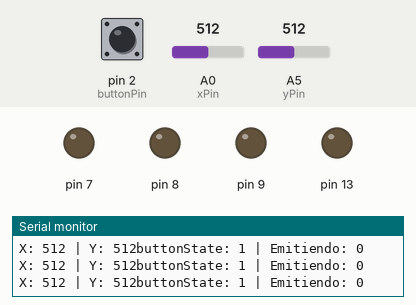
The sketch below on a simulated Arduino Uno, built with avr-gcc and run on an emulated ATmega328P. Parts: output pins drawn as LEDs (lit = HIGH), the last lines printed to the serial monitor. Inputs (shaded band) come from the test bench; at power-on: A0 (xPin) = 512, pin 2 (buttonPin) HIGH, A5 (yPin) = 512. No radio packets arrive unless stated.

Above: at 1.2 s.
1.3 s: A0 (xPin) set to 309
4.3 s: A0 (xPin) set to 290
At 5.4 s:
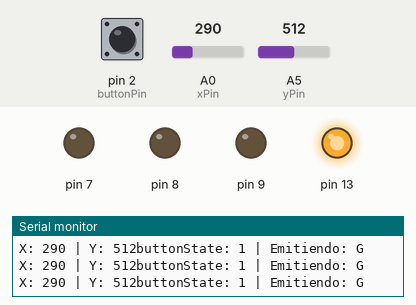
Timing chart, 0 to 7.3 s (numbered marks = the images above; inputs shaded):
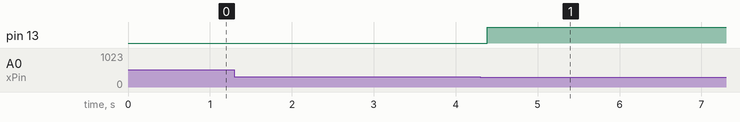

The sketch:

mando.ino
```cpp
#include <VirtualWire.h>
// Incluimos esta biblioteca para los módulos de RF

boolean running = true;
char *controller;
int xPin = A0;
int yPin = A5;
int buttonPin = 2;

int xPosition = 0;
int yPosition = 0;
int buttonState = 1;


void setup() {
  Serial.begin(9600);
  pinMode(xPin, INPUT);
  pinMode(yPin, INPUT);
  pinMode(13,OUTPUT);
  pinMode(buttonPin, INPUT_PULLUP);
  pinMode(8,OUTPUT);
  pinMode(9,OUTPUT);
  pinMode(7,OUTPUT);

  vw_set_ptt_inverted(true); //
  vw_set_tx_pin(12);
  vw_setup(4000);// speed of data transfer Kbps
}

void loop(){
  xPosition = analogRead(xPin);
  yPosition = analogRead(yPin);
  buttonState = digitalRead(buttonPin);

  Serial.print("X: ");
  Serial.print(xPosition);
  Serial.print(" | Y: ");
  Serial.print(yPosition);
  Serial.print("buttonState: ");
  Serial.print(buttonState);
  Serial.print(" | Emitiendo: ");
  Serial.println(controller);

  if ( xPosition >= 800 && yPosition >= 800 )
  {
    controller="D"  ;
    vw_send((uint8_t *)controller, strlen(controller));
    vw_wait_tx(); // Wait until the whole message is gone
    digitalWrite(13,1);
  }
  else  if ( xPosition >= 800 && yPosition >= 300)
  {
    controller="C"  ;
    vw_send((uint8_t *)controller, strlen(controller));
    vw_wait_tx(); // Wait until the whole message is gone
    digitalWrite(13,1);
  }
  else  if ( xPosition >= 300 && yPosition >= 800)
  {
    controller="E"  ;
    vw_send((uint8_t *)controller, strlen(controller));
    vw_wait_tx(); // Wait until the whole message is gone
    digitalWrite(13,1);
  }

  else  if ( xPosition >= 800 && yPosition <= 300)
  {
    controller="B"  ;
    vw_send((uint8_t *)controller, strlen(controller));
    vw_wait_tx(); // Wait until the whole message is gone
    digitalWrite(13,1);
  }
  else  if ( xPosition >= 300 && yPosition <= 100)
  {
    controller="A"  ;
    vw_send((uint8_t *)controller, strlen(controller));
    vw_wait_tx(); // Wait until the whole message is gone
    digitalWrite(13,1);
  }

  else  if ( xPosition >= 300 && yPosition <= 250)
  {
    controller="3"  ;
    vw_send((uint8_t *)controller, strlen(controller));
    vw_wait_tx(); // Wait until the whole message is gone
    digitalWrite(13,1);
  }

  else  if ( xPosition >= 300 && yPosition <= 400)
  {
    controller="2"  ;
    vw_send((uint8_t *)controller, strlen(controller));
    vw_wait_tx(); // Wait until the whole message is gone
    digitalWrite(13,1);
  }


  else  if ( xPosition >= 300 && yPosition <= 500)
  {
    controller="1"  ;
    vw_send((uint8_t *)controller, strlen(controller));
    vw_wait_tx(); // Wait until the whole message is gone
    digitalWrite(13,1);
  }

  else  if ( xPosition <= 300 && yPosition >= 800)
  {
    controller="F"  ;
    vw_send((uint8_t *)controller, strlen(controller));
    vw_wait_tx(); // Wait until the whole message is gone
    digitalWrite(13,1);
  }
  else  if ( xPosition <= 300 && yPosition >= 300)
  {
    controller="G"  ;
    vw_send((uint8_t *)controller, strlen(controller));
    vw_wait_tx(); // Wait until the whole message is gone
    digitalWrite(13,1);
  }

  else  if ( xPosition <= 300 && yPosition <= 300)
  {
    controller="H"  ;
    vw_send((uint8_t *)controller, strlen(controller));
    vw_wait_tx(); // Wait until the whole message is gone
    digitalWrite(13,1);
  }
else  if (buttonState ==0)
  {
    controller="L"  ;
    vw_send((uint8_t *)controller, strlen(controller));
    vw_wait_tx(); // Wait until the whole message is gone
    digitalWrite(13,1);
  }
  else
  {
    controller="0"  ;
    vw_send((uint8_t *)controller, strlen(controller));
    vw_wait_tx(); // Wait until the whole message is gone
    digitalWrite(13,0);
  }

}
```

Measured:
- the behaviour switches between 301 and 300 on A0 (xPin) (found by bisection; images 0 and 1)
- after the input at 4.3 s, pin 13: LOW → HIGH after 0.09 s
